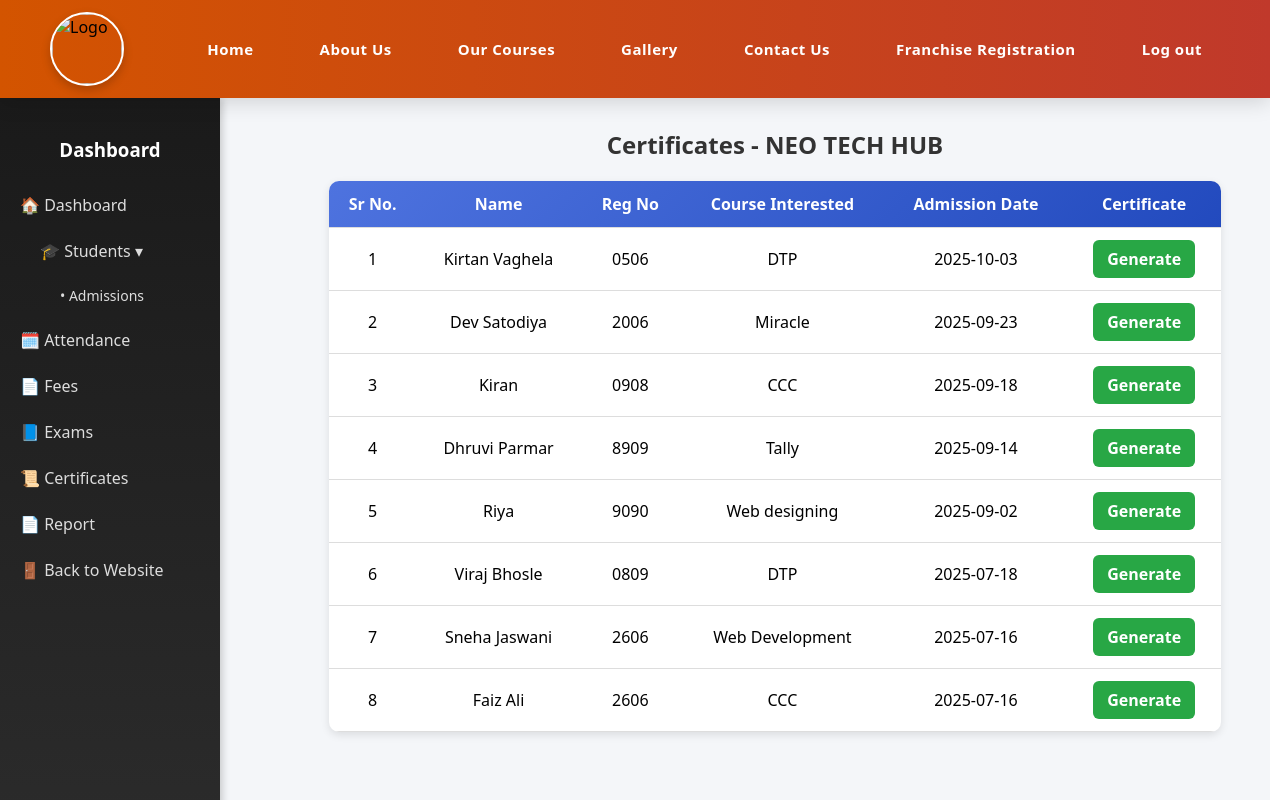
Page /certificate.php on the committed database.
### tables this page shows
CREATE TABLE `admission` (
  `id` int(11) NOT NULL,
  `photo` varchar(255) DEFAULT NULL,
  `signature` int(255) NOT NULL,
  `student_name` varchar(100) DEFAULT NULL,
  `father_name` varchar(100) DEFAULT NULL,
  `gender` varchar(20) DEFAULT NULL,
  `dob` date DEFAULT NULL,
  `mobile` varchar(15) DEFAULT NULL,
  `email` varchar(100) DEFAULT NULL,
  `course` varchar(100) DEFAULT NULL,
  `batch` varchar(50) DEFAULT NULL,
  `exam_mode` varchar(50) DEFAULT NULL,
  `exam_code` varchar(50) DEFAULT NULL,
  `username` varchar(50) DEFAULT NULL,
  `password` varchar(50) DEFAULT NULL,
  `address` text DEFAULT NULL,
  `id_type` varchar(50) DEFAULT NULL,
  `id_number` varchar(50) DEFAULT NULL,
  `course_fee` varchar(50) DEFAULT NULL,
  `remarks` text DEFAULT NULL,
  `admission_date` date DEFAULT NULL
);

### certificate.php (the view, shortened to what this page needs)
<?php include 'nav.php'; ?>
<?php
include('db_conn.php');
$query = "SELECT * FROM admission ORDER BY id DESC";
$result = $conn->query($query);
?>
<!DOCTYPE html>
<html>
<head>
</head>
<body>
<div class="sidebar">
    <h3 style="text-align: center;">Dashboard</h3>
    <a href="center-dashboard.php">🏠 Dashboard</a>
    <div style="padding: 0 20px;">
        <a href="students.php">🎓 Students ▾</a>
        <div style="margin-left: 20px;">
            <a href="admission.php" style="font-size: 14px;">• Admissions</a>
        </div>
    </div>
    <a href="attendance.php">🗓️ Attendance</a>
    <a href="fees.php">📄 Fees</a>
    <a href="exams.php">📘 Exams</a>
    <a href="certificate.php">📜 Certificates</a>
    <a href="report.php">📄 Report</a>
    <a href="logout.php">🚪 Back to Website</a>
</div>
<div class="main-content">
    <center>
        <h2>Certificates - NEO TECH HUB</h2>
    </center>
    <center>
        <table>
            <thead>
                <tr>
                    <th>Sr No.</th>
                    <th>Name</th>
                    <th>Reg No</th>
                    <th>Course Interested</th>
                    <th>Admission Date</th>
                    <th>Certificate</th>
                </tr>
            </thead>
            <tbody>
                <?php
                if ($result && $result->num_rows > 0) {
                    $i = 1;
                    while ($row = $result->fetch_assoc()) {
                        $cert_url = 'generate-certificate.php?id=' . urlencode($row['id']) . '&cr=' . urlencode($row['course']);
                        echo "<tr>
                                <td>{$i}</td>
                                <td>" . htmlspecialchars($row['student_name']) . "</td>
                                <td>" . htmlspecialchars($row['exam_code']) . "</td>
                                <td>" . htmlspecialchars($row['course']) . "</td>
                                <td>" . htmlspecialchars($row['admission_date']) . "</td>
                                <td>
                                    <a href=\"{$cert_url}\">Generate</a>
                                </td>
                              </tr>";
                        $i++;
                    }
                } else {
                    echo "<tr><td colspan='6' class='no-data'>No student records found.</td></tr>";
                }
                ?>
            </tbody>
        </table>
    </center>
</div>
</body>
</html>

### certificate.php (style rules this page uses)
body { font-family: "Segoe UI", Arial, sans-serif; margin: 0; background: #f4f6f9; }
.sidebar { width: 220px; background: linear-gradient(180deg, #1a1a1a, #2d2d2d); color: white; height: 100vh; position: fixed; padding-top: 20px; box-shadow: 2px 0 8px rgba(0,0,0,0.2); }
.sidebar h3 { margin-bottom: 20px; }
.sidebar a { color: #ddd; display: block; padding: 12px 20px; text-decoration: none; transition: all 0.3s ease; border-radius: 4px; }
.main-content { margin-left: 220px; padding: 30px; width: calc(100% - 220px); }
h2 { margin-top: 0; color: #333; }
table { width: 85%; border-collapse: collapse; margin-top: 20px; background: white; border-radius: 10px; overflow: hidden; box-shadow: 0px 3px 8px rgba(0,0,0,0.1); }
thead { background: linear-gradient(135deg, #4e73df, #224abe); color: white; }
th, td { padding: 12px; text-align: center; border-bottom: 1px solid #ddd; }
td a { display: inline-block; padding: 8px 14px; background: #28a745; color: #fff; text-decoration: none; border-radius: 6px; font-weight: 600; transition: 0.3s; }

### rows in the picture
admission: student_name "Kirtan Vaghela", exam_code "0506", course "DTP", admission_date "2025-10-03"
admission: student_name "Dev Satodiya", exam_code "2006", course "Miracle", admission_date "2025-09-23"
admission: student_name "Kiran", exam_code "0908", course "CCC", admission_date "2025-09-18"
admission: student_name "Dhruvi Parmar", exam_code "8909", course "Tally", admission_date "2025-09-14"
admission: student_name "Riya", exam_code "9090", course "Web designing", admission_date "2025-09-02"
admission: student_name "Viraj Bhosle", exam_code "0809", course "DTP", admission_date "2025-07-18"
admission: student_name "Sneha Jaswani", exam_code "2606", course "Web Development", admission_date "2025-07-16"
admission: student_name "Faiz Ali", exam_code "2606", course "CCC", admission_date "2025-07-16"
